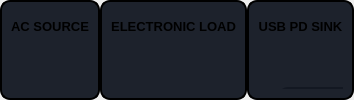
                     <widget class="QFrame" name="frame_manual_control_lower">
                      <property name="styleSheet">
                       <string notr="true"/>
                      </property>
                      <property name="frameShape">
                       <enum>QFrame::NoFrame</enum>
                      </property>
                      <property name="frameShadow">
                       <enum>QFrame::Raised</enum>
                      </property>
                      <property name="lineWidth">
                       <number>0</number>
                      </property>
                      <layout class="QHBoxLayout" name="horizontalLayout_13">
                       <property name="spacing">
                        <number>0</number>
                       </property>
                       <property name="leftMargin">
                        <number>0</number>
                       </property>
                       <property name="topMargin">
                        <number>0</number>
                       </property>
                       <property name="rightMargin">
                        <number>0</number>
                       </property>
                       <property name="bottomMargin">
                        <number>0</number>
                       </property>
                       <item>
                        <widget class="QFrame" name="frame_ac_source">
                         <property name="styleSheet">
                          <string notr="true">QFrame{
border: 2px solid black;
border-radius: 10px;
background-color: rgb(29,34, 44);
}</string>
                         </property>
                         <property name="frameShape">
                          <enum>QFrame::StyledPanel</enum>
                         </property>
                         <property name="frameShadow">
                          <enum>QFrame::Raised</enum>
                         </property>
                         <layout class="QVBoxLayout" name="verticalLayout_24">
                          <item>
                           <widget class="QLabel" name="label_source_power_meter_3">
                            <property name="maximumSize">
                             <size>
                              <width>16777215</width>
                              <height>30</height>
                             </size>
                            </property>
                            <property name="font">
                             <font>
                              <family>Segoe UI</family>
                              <pointsize>10</pointsize>
                              <weight>75</weight>
                              <bold>true</bold>
                             </font>
                            </property>
                            <property name="cursor">
                             <cursorShape>UpArrowCursor</cursorShape>
                            </property>
                            <property name="styleSheet">
                             <string notr="true">border:none;</string>
                            </property>
                            <property name="text">
                             <string>AC SOURCE</string>
                            </property>
                            <property name="alignment">
                             <set>Qt::AlignCenter</set>
                            </property>
                           </widget>
                          </item>
                          <item>
                           <widget class="QFrame" name="frame_ac_source_contents">
                            <property name="styleSheet">
                             <string notr="true">border:none;</string>
                            </property>
                            <property name="frameShape">
                             <enum>QFrame::StyledPanel</enum>
                            </property>
                            <property name="frameShadow">
                             <enum>QFrame::Raised</enum>
                            </property>
                           </widget>
                          </item>
                         </layout>
                        </widget>
                       </item>
                       <item>
                        <widget class="QFrame" name="frame_electronic_load">
                         <property name="styleSheet">
                          <string notr="true">QFrame{
border: 2px solid black;
border-radius: 10px;
background-color: rgb(29,34, 44);
}</string>
                         </property>
                         <property name="frameShape">
                          <enum>QFrame::StyledPanel</enum>
                         </property>
                         <property name="frameShadow">
                          <enum>QFrame::Raised</enum>
                         </property>
                         <layout class="QVBoxLayout" name="verticalLayout_23">
                          <item>
                           <widget class="QLabel" name="label_source_power_meter_4">
                            <property name="maximumSize">
                             <size>
                              <width>16777215</width>
                              <height>30</height>
                             </size>
                            </property>
                            <property name="font">
                             <font>
                              <family>Segoe UI</family>
                              <pointsize>10</pointsize>
                              <weight>75</weight>
                              <bold>true</bold>
                             </font>
                            </property>
                            <property name="cursor">
                             <cursorShape>UpArrowCursor</cursorShape>
                            </property>
                            <property name="styleSheet">
                             <string notr="true">border:none;</string>
                            </property>
                            <property name="text">
                             <string>ELECTRONIC LOAD</string>
                            </property>
                            <property name="alignment">
                             <set>Qt::AlignCenter</set>
                            </property>
                           </widget>
                          </item>
                          <item>
                           <widget class="QFrame" name="frame_eload_contents">
                            <property name="styleSheet">
                             <string notr="true">border:none;</string>
                            </property>
                            <property name="frameShape">
                             <enum>QFrame::StyledPanel</enum>
                            </property>
                            <property name="frameShadow">
                             <enum>QFrame::Raised</enum>
                            </property>
                           </widget>
                          </item>
                         </layout>
                        </widget>
                       </item>
                       <item>
                        <widget class="QFrame" name="frame_usb_pd_sink">
                         <property name="styleSheet">
                          <string notr="true">QFrame{
	border: 2px solid black;
	border-radius: 10px;
	background-color: rgb(29,34, 44);
}</string>
                         </property>
                         <property name="frameShape">
                          <enum>QFrame::StyledPanel</enum>
                         </property>
                         <property name="frameShadow">
                          <enum>QFrame::Raised</enum>
                         </property>
                         <layout class="QVBoxLayout" name="verticalLayout_22">
                          <item>
                           <widget class="QLabel" name="label_source_power_meter_5">
                            <property name="maximumSize">
                             <size>
                              <width>16777215</width>
                              <height>30</height>
                             </size>
                            </property>
                            <property name="font">
                             <font>
                              <family>Segoe UI</family>
                              <pointsize>10</pointsize>
                              <weight>75</weight>
                              <bold>true</bold>
                             </font>
                            </property>
                            <property name="cursor">
                             <cursorShape>UpArrowCursor</cursorShape>
                            </property>
                            <property name="styleSheet">
                             <string notr="true">border:none;</string>
                            </property>
                            <property name="text">
                             <string>USB PD SINK</string>
                            </property>
                            <property name="alignment">
                             <set>Qt::AlignCenter</set>
                            </property>
                           </widget>
                          </item>
                          <item>
                           <widget class="QFrame" name="frame_usb_pd_sink_contents">
                            <property name="styleSheet">
                             <string notr="true">border:none;</string>
                            </property>
                            <property name="frameShape">
                             <enum>QFrame::StyledPanel</enum>
                            </property>
                            <property name="frameShadow">
                             <enum>QFrame::Raised</enum>
                            </property>
                            <widget class="QListWidget" name="list_usbpdsink_sourcecaps">
                             <property name="geometry">
                              <rect>
                               <x>20</x>
                               <y>40</y>
                               <width>331</width>
                               <height>221</height>
                              </rect>
                             </property>
                             <property name="font">
                              <font>
                               <family>Consolas</family>
                               <pointsize>10</pointsize>
                              </font>
                             </property>
                             <property name="styleSheet">
                              <string notr="true">background-color: rgb(19,24, 34);</string>
                             </property>
                             <item>
                              <property name="text">
                               <string>PDO 01: FPDO   5.0 V 3.0 A</string>
                              </property>
                             </item>
                             <item>
                              <property name="text">
                               <string>New Item</string>
                              </property>
                             </item>
                             <item>
                              <property name="text">
                               <string>New Item</string>
                              </property>
                             </item>
                             <item>
                              <property name="text">
                               <string>New Item</string>
                              </property>
                             </item>
                             <item>
                              <property name="text">
                               <string>New Item</string>
                              </property>
                             </item>
                             <item>
                              <property name="text">
                               <string>New Item</string>
                              </property>
                             </item>
                             <item>
                              <property name="text">
                               <string>New Item</string>
                              </property>
                             </item>
                             <item>
                              <property name="text">
                               <string>New Item</string>
                              </property>
                             </item>
                             <item>
                              <property name="text">
                               <string>New Item</string>
                              </property>
                             </item>
                             <item>
                              <property name="text">
                               <string>New Item</string>
                              </property>
                             </item>
                             <item>
                              <property name="text">
                               <string>New Item</string>
                              </property>
                             </item>
                             <item>
                              <property name="text">
                               <string>New Item</string>
                              </property>
                             </item>
                             <item>
                              <property name="text">
                               <string>PDO 13: AVS    15.0V to 48.0V 5A</string>
                              </property>
                             </item>
                            </widget>
                            <widget class="QLabel" name="label_usbpdsink_sourcecaps">
                             <property name="geometry">
                              <rect>
                               <x>30</x>
                               <y>10</y>
                               <width>311</width>
                               <height>16</height>
                              </rect>
                             </property>
                             <property name="maximumSize">
                              <size>
                               <width>16777215</width>
                               <height>30</height>
                              </size>
                             </property>
                             <property name="font">
                              <font>
                               <family>Segoe UI</family>
                               <pointsize>10</pointsize>
                               <weight>75</weight>
                               <bold>true</bold>
                              </font>
                             </property>
                             <property name="cursor">
                              <cursorShape>UpArrowCursor</cursorShape>
                             </property>
                             <property name="styleSheet">
                              <string notr="true">border:none;</string>
                             </property>
                             <property name="text">
                              <string>SOURCE CAPABILITIES</string>
                             </property>
                             <property name="alignment">
                              <set>Qt::AlignCenter</set>
                             </property>
                            </widget>
                            <widget class="QPushButton" name="btn_usbpdsink_request">
                             <property name="geometry">
                              <rect>
                               <x>120</x>
                               <y>280</y>
                               <width>113</width>
                               <height>23</height>
                              </rect>
                             </property>
                             <property name="font">
                              <font>
                               <pointsize>12</pointsize>
                              </font>
                             </property>
                             <property name="styleSheet">
                              <string notr="true">QPushButton {
	border: 2px solid rgb(52, 59, 72);
	border-radius: 5px;	
	background-color: rgb(52, 59, 72);
}
QPushButton:hover {
	background-color: rgb(57, 65, 80);
	border: 2px solid rgb(61, 70, 86);
}
QPushButton:pressed {	
	background-color: rgb(35, 40, 49);
	border: 2px solid rgb(43, 50, 61);
}</string>
                             </property>
                             <property name="text">
                              <string>REQUEST</string>
                             </property>
                            </widget>
                            <widget class="QTextEdit" name="text_">
                             <property name="geometry">
                              <rect>
                               <x>400</x>
                               <y>60</y>
                               <width>151</width>
                               <height>35</height>
                              </rect>
                             </property>
                             <property name="font">
                              <font>
                               <pointsize>12</pointsize>
                              </font>
                             </property>
                             <property name="toolTipDuration">
                              <number>-1</number>
                             </property>
                             <property name="styleSheet">
                              <string notr="true">border: 1px solid black;
border-radius: 0px;
background-color: rgb(255, 255, 255);
color: rgb(0, 0, 0);</string>
                             </property>
                             <property name="html">
                              <string>&lt;!DOCTYPE HTML PUBLIC &quot;-//W3C//DTD HTML 4.0//EN&quot; &quot;http://www.w3.org/TR/REC-html40/strict.dtd&quot;&gt;
&lt;html&gt;&lt;head&gt;&lt;meta name=&quot;qrichtext&quot; content=&quot;1&quot; /&gt;&lt;style type=&quot;text/css&quot;&gt;
p, li { white-space: pre-wrap; }
&lt;/style&gt;&lt;/head&gt;&lt;body style=&quot; font-family:'MS Shell Dlg 2'; font-size:12pt; font-weight:400; font-style:normal;&quot;&gt;
&lt;p style=&quot; margin-top:0px; margin-bottom:0px; margin-left:0px; margin-right:0px; -qt-block-indent:0; text-indent:0px;&quot;&gt;&lt;span style=&quot; font-size:10pt; font-weight:600; color:#0000ff;&quot;&gt;3000&lt;/span&gt;&lt;/p&gt;&lt;/body&gt;&lt;/html&gt;</string>
                             </property>
                            </widget>
                            <widget class="QLabel" name="label_usbpdsink_request_param1">
                             <property name="geometry">
                              <rect>
                               <x>370</x>
                               <y>40</y>
                               <width>181</width>
                               <height>16</height>
                              </rect>
                             </property>
                             <property name="maximumSize">
                              <size>
                               <width>16777215</width>
                               <height>30</height>
                              </size>
                             </property>
                             <property name="font">
                              <font>
                               <pointsize>12</pointsize>
                              </font>
                             </property>
                             <property name="styleSheet">
                              <string notr="true">border-radius: 0px;</string>
                             </property>
                             <property name="text">
                              <string>Maximum Current (mA)</string>
                             </property>
                            </widget>
                            <widget class="QLabel" name="label_usbpdsink_request_params">
                             <property name="geometry">
                              <rect>
                               <x>360</x>
                               <y>10</y>
                               <width>231</width>
                               <height>20</height>
                              </rect>
                             </property>
                             <property name="maximumSize">
                              <size>
                               <width>16777215</width>
                               <height>30</height>
                              </size>
                             </property>
                             <property name="font">
                              <font>
                               <family>Segoe UI</family>
                               <pointsize>12</pointsize>
                               <weight>75</weight>
                               <bold>true</bold>
                              </font>
                             </property>
                             <property name="cursor">
                              <cursorShape>UpArrowCursor</cursorShape>
                             </property>
                             <property name="styleSheet">
                              <string notr="true">border:none;</string>
                             </property>
                             <property name="text">
                              <string>Request Parameters</string>
                             </property>
                             <property name="alignment">
                              <set>Qt::AlignCenter</set>
                             </property>
                            </widget>
                            <widget class="QLabel" name="label_usbpdsink_request_param2">
                             <property name="geometry">
                              <rect>
                               <x>370</x>
                               <y>100</y>
                               <width>171</width>
                               <height>30</height>
                              </rect>
                             </property>
                             <property name="minimumSize">
                              <size>
                               <width>0</width>
                               <height>30</height>
                              </size>
                             </property>
                             <property name="maximumSize">
                              <size>
                               <width>16777215</width>
                               <height>30</height>
                              </size>
                             </property>
                             <property name="font">
                              <font>
                               <pointsize>12</pointsize>
                              </font>
                             </property>
                             <property name="styleSheet">
                              <string notr="true">border-radius: 0px;</string>
                             </property>
                             <property name="text">
                              <string>Operating Current (mA)</string>
                             </property>
                            </widget>
                            <widget class="QTextEdit" name="textEdit_2">
                             <property name="geometry">
                              <rect>
                               <x>400</x>
                               <y>140</y>
                               <width>151</width>
                               <height>35</height>
                              </rect>
                             </property>
                             <property name="font">
                              <font>
                               <pointsize>12</pointsize>
                              </font>
                             </property>
                             <property name="toolTipDuration">
                              <number>-1</number>
                             </property>
                             <property name="styleSheet">
                              <string notr="true">border: 1px solid black;
border-radius: 0px;
background-color: rgb(255, 255, 255);
color: rgb(0, 0, 0);</string>
                             </property>
                             <property name="html">
                              <string>&lt;!DOCTYPE HTML PUBLIC &quot;-//W3C//DTD HTML 4.0//EN&quot; &quot;http://www.w3.org/TR/REC-html40/strict.dtd&quot;&gt;
&lt;html&gt;&lt;head&gt;&lt;meta name=&quot;qrichtext&quot; content=&quot;1&quot; /&gt;&lt;style type=&quot;text/css&quot;&gt;
p, li { white-space: pre-wrap; }
&lt;/style&gt;&lt;/head&gt;&lt;body style=&quot; font-family:'MS Shell Dlg 2'; font-size:12pt; font-weight:400; font-style:normal;&quot;&gt;
&lt;p style=&quot; margin-top:0px; margin-bottom:0px; margin-left:0px; margin-right:0px; -qt-block-indent:0; text-indent:0px;&quot;&gt;&lt;span style=&quot; font-size:10pt; font-weight:600; color:#0000ff;&quot;&gt;3000&lt;/span&gt;&lt;/p&gt;&lt;/body&gt;&lt;/html&gt;</string>
                             </property>
                            </widget>
                           </widget>
                          </item>
                         </layout>
                        </widget>
                       </item>
                      </layout>
                     </widget>
